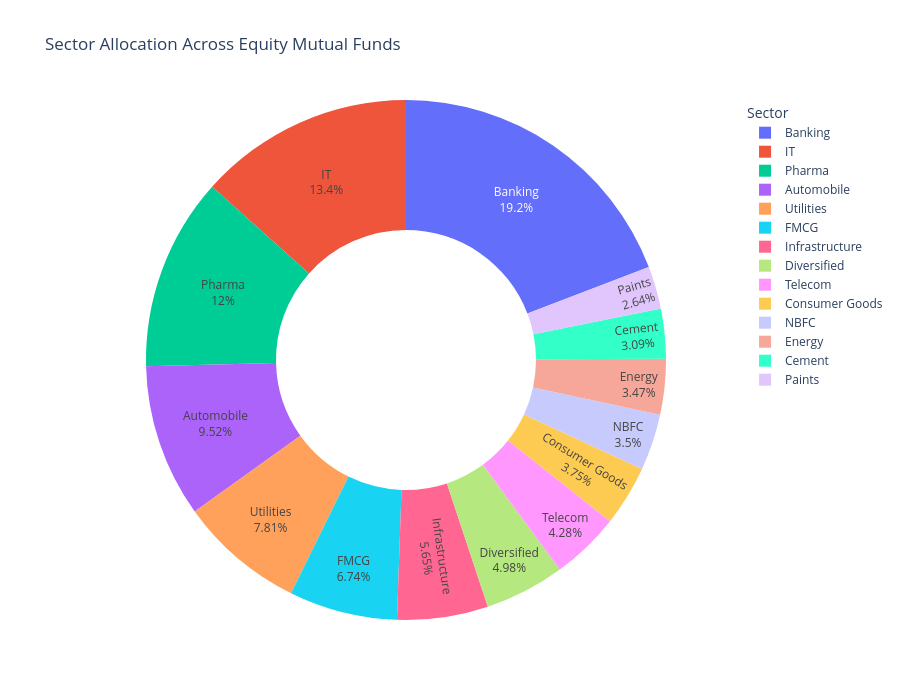

Here is the notebook cell this chart was saved with:
### Code cell
fig = px.pie(
    sector_allocation,
    values="total_weight",
    names="sector",
    hole=0.50,
    title="Sector Allocation Across Equity Mutual Funds"
)

fig.update_traces(
    textposition="inside",
    textinfo="percent+label"
)

fig.update_layout(
    template="plotly_white",
    width=900,
    height=700,
    legend_title="Sector"
)

fig.write_html(
    REPORT_DIR / "sector_allocation.html"
)

fig.show()

### Figure 1 — Plotly figure (JSON) as saved in the notebook; plotly's stock layout.template omitted (floating-point values rounded to 4 significant figures)
{"data": [{"domain": {"x": [0, 1], "y": [0, 1]}, "hole": 0.5, "hovertemplate": "sector=%{label}<br>total_weight=%{value}<extra></extra>", "labels": ["Banking", "IT", "Pharma", "Automobile", "Utilities", "FMCG", "Infrastructure", "Diversified", "Telecom", "Consumer Goods", "NBFC", "Energy", "Cement", "Paints"], "legendgroup": "", "name": "", "showlegend": true, "textinfo": "percent+label", "textposition": "inside", "type": "pie", "values": [652.3, 455.5, 407.4, 323.6, 265.5, 229.1, 192.2, 169.2, 145.6, 127.6, 119.1, 117.9, 105.0, 89.86]}], "layout": {"height": 700, "legend": {"title": {"text": "Sector"}, "tracegroupgap": 0}, "title": {"text": "Sector Allocation Across Equity Mutual Funds"}, "width": 900}}
